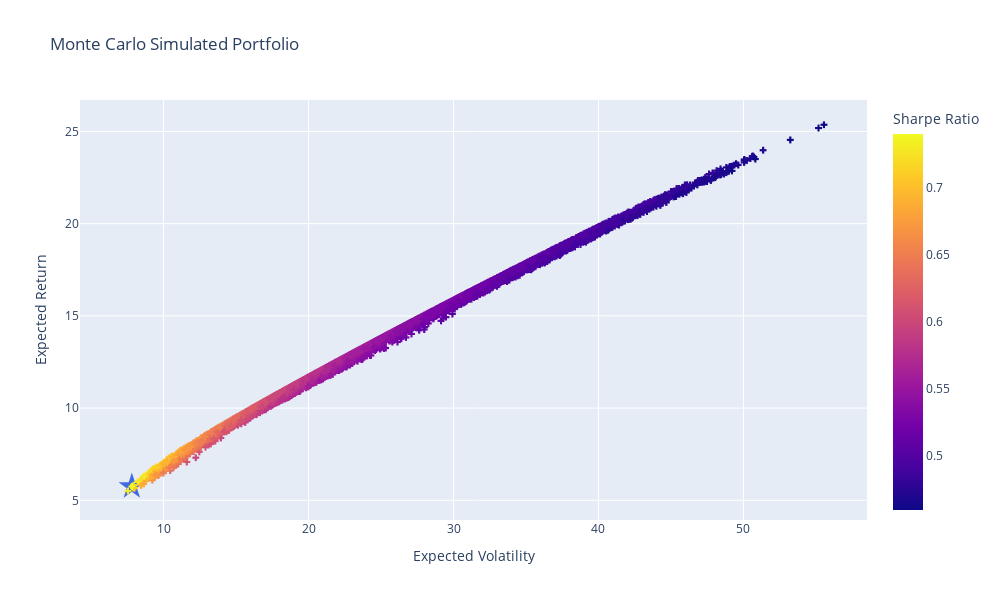

Here is the notebook cell this chart was saved with:
### Code cell
# Plot simulated portfolio
fig = px.scatter(
    temp, x='port_vols', y='port_rets', color='sharpe_ratio', 
    labels={'port_vols': 'Expected Volatility', 'port_rets': 'Expected Return','sharpe_ratio': 'Sharpe Ratio'},
    title="Monte Carlo Simulated Portfolio"
     ).update_traces(mode='markers', marker=dict(symbol='cross'))

# Plot max sharpe 
fig.add_scatter(
    mode='markers', 
    x=[temp.iloc[temp.sharpe_ratio.idxmax()]['port_vols']], 
    y=[temp.iloc[temp.sharpe_ratio.idxmax()]['port_rets']], 
    marker=dict(color='RoyalBlue', size=20, symbol='star'),
    name = 'Max Sharpe'
).update(layout_showlegend=False)

# Show spikes
fig.update_xaxes(showspikes=True)
fig.update_yaxes(showspikes=True)
fig.show()

### Figure 1 — Plotly figure (JSON) as saved in the notebook; plotly's stock layout.template omitted (floating-point values rounded to 4 significant figures; data arrays with more than 128 entries replaced by an {"elided": "..."} marker saying what was removed)
{"data": [{"hovertemplate": "Expected Volatility=%{x}<br>Expected Return=%{y}<br>Sharpe Ratio=%{marker.color}<extra></extra>", "legendgroup": "", "marker": {"color": {"elided": "25000 float values"}, "coloraxis": "coloraxis", "symbol": "cross"}, "mode": "markers", "name": "", "showlegend": false, "type": "scattergl", "x": {"elided": "25000 float values"}, "xaxis": "x", "y": {"elided": "25000 float values"}, "yaxis": "y"}, {"marker": {"color": "RoyalBlue", "size": 20, "symbol": "star"}, "mode": "markers", "name": "Max Sharpe", "type": "scatter", "x": [7.81], "y": [5.75]}], "layout": {"coloraxis": {"colorbar": {"title": {"text": "Sharpe Ratio"}}, "colorscale": [[0, "#0d0887"], [0.1111, "#46039f"], [0.2222, "#7201a8"], [0.3333, "#9c179e"], [0.4444, "#bd3786"], [0.5556, "#d8576b"], [0.6667, "#ed7953"], [0.7778, "#fb9f3a"], [0.8889, "#fdca26"], [1, "#f0f921"]]}, "height": 600, "legend": {"tracegroupgap": 0}, "showlegend": false, "title": {"text": "Monte Carlo Simulated Portfolio"}, "width": 1000, "xaxis": {"anchor": "y", "domain": [0, 1], "showspikes": true, "title": {"text": "Expected Volatility"}}, "yaxis": {"anchor": "x", "domain": [0, 1], "showspikes": true, "title": {"text": "Expected Return"}}}}
